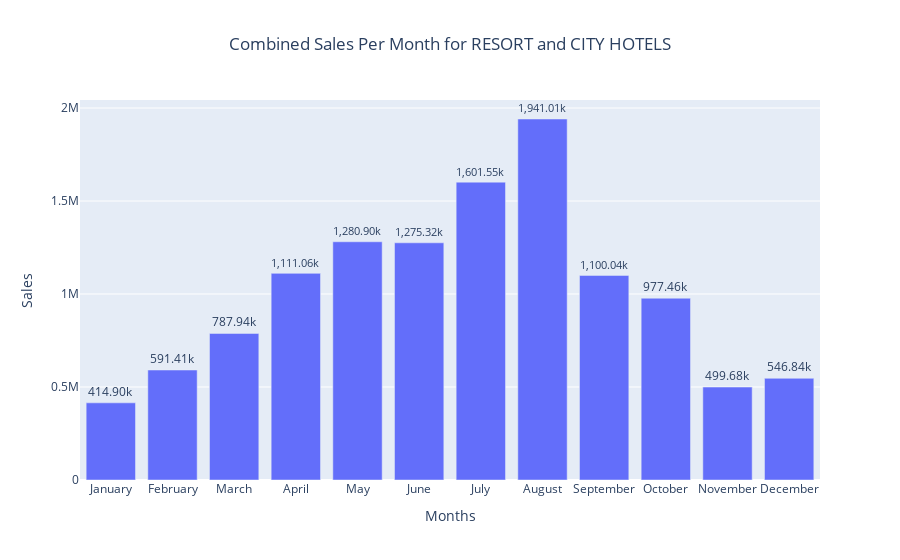

Notebook code cell kept with this figure:
### Markdown cell above
### Combined Sales

### Code cell
combined = og_copy.groupby('arrival_date_month')['adr'].sum()
combined = combined.reset_index()
combined['labels'] = ['{:,.2f}k'.format(value/1000) for value in combined.adr]
month_map = {'August': 8, 'July': 7, 'May': 5, 'June': 6, 'April': 4, 'September': 9, 'October': 10,
             'March': 3, 'February': 2, 'December': 12, 'November': 11, 'January': 1}
combined['Monthnumber'] = combined['arrival_date_month'].map(month_map)
combined = combined.sort_values('Monthnumber', ascending=True)

fig = go.Figure()

fig.add_trace(go.Bar(x=combined['arrival_date_month'], y=combined['adr'],
                     text=combined['labels'], textposition='outside'))
fig.update_layout(title={'text':'Combined Sales Per Month for RESORT and CITY HOTELS','x':0.5,'xanchor':'center'},
                  xaxis_title='Months', yaxis_title='Sales')
fig.show()

### Figure 1 — Plotly figure (JSON) as saved in the notebook; plotly's stock layout.template omitted (floating-point values rounded to 4 significant figures)
{"data": [{"text": ["414.90k", "591.41k", "787.94k", "1,111.06k", "1,280.90k", "1,275.32k", "1,601.55k", "1,941.01k", "1,100.04k", "977.46k", "499.68k", "546.84k"], "textposition": "outside", "type": "bar", "x": ["January", "February", "March", "April", "May", "June", "July", "August", "September", "October", "November", "December"], "y": [414900.0, 591400.0, 787900.0, 1111000.0, 1281000.0, 1275000.0, 1602000.0, 1941000.0, 1100000.0, 977500.0, 499700.0, 546800.0]}], "layout": {"title": {"text": "Combined Sales Per Month for RESORT and CITY HOTELS", "x": 0.5, "xanchor": "center"}, "xaxis": {"title": {"text": "Months"}}, "yaxis": {"title": {"text": "Sales"}}}}
